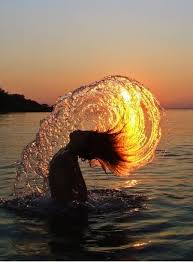
%> input picture FinalPWCPART2_2/Transmitter/forMatlab.jpg, 193 x 262 px
$ octave Head_TX.m   (GNU Octave 9; MATLAB toolbox functions it lacks are replaced by stand-ins)
%> lines starting %> are read from the running program, lines starting %| are printed output that depends on the picture; in (x1, y1, x2, y2) boxes, pixels count from 0 and x2, y2 are one past the last pixel; in counts of white or black regions, pixels touching at a corner belong together; the program's own positions count from 1
### FinalPWCPART2_2/Transmitter/Zeros_Padding.m
%%% PWC PART 2 TASK 1
% To make the length of each massege or file be equal to multiple of Nsc We
% are padding zeros.


%  Data : File or packet: The matrix of packets
%   Nsc: Nbr of subcarriers


function Adding_Zeros = Zeros_Padding(Data_Vector , Packet_size  )
Data_Vector=Data_Vector(:).';
 NbR_Of_Zeros_ToAdd_Colum =Packet_size - rem(length(Data_Vector),Packet_size);
   padd= round(rand(1,NbR_Of_Zeros_ToAdd_Colum));

  Adding_Zeros = [ Data_Vector padd ];

end
% [28 lines of commented-out code are left out]

### FinalPWCPART2_2/Transmitter/Convert_Binary.m

function Conver_To_Binary = Convert_Binary(Convert_To_10, Packet_Size)
Data_Size= Convert_To_10(:)';
[Row,Colums] = size(Convert_To_10);
Nbr_Of_Packets= floor (length(Data_Size)/Packet_Size);
 Change_Bin_NbrPackets = de2bi(Nbr_Of_Packets,12);
 Change_Bin_lengthPacket=de2bi(Packet_Size,12);
 Change_Bin_Row =de2bi(Row,12);
 Change_Bin_Colums = de2bi(Colums,12);
  Change_Bin_Data_Size= de2bi(length(Data_Size),20);
 All_Information = [ Change_Bin_NbrPackets Change_Bin_lengthPacket  Change_Bin_Row  Change_Bin_Colums  Change_Bin_Data_Size ];
 Nbr_Zeros = Packet_Size-length(All_Information) ;
 Conver_To_Binary = [  All_Information round(randi([0,1],1, Nbr_Zeros))];

### FinalPWCPART2_2/Transmitter/TX.m
function Transmitting_Signa = TX( In_puts)

%Parameters description
%    randomvector1 = randi([0,1],1,1024);
%  save randomvector
load('randomvector1.mat')

Sampling_Freq = 44100;
Carrier_freq = 3000;    %carrier frequency
%Nbr_Ofbits=2^10;
Nsc = 128; %number of subcarriers in the OFDM system
Time_of_OFDMs = 58e-3;
Nbr_Of_Samples = round(Time_of_OFDMs*Sampling_Freq); % Number of samples in the OFDM information symbol time
N_Samples = round(Nbr_Of_Samples/Nsc);

%%%%   Generating CRC generation 16 bits
 gen = comm.CRCGenerator([16 15 2 0],'ChecksumsPerFrame',1);
codeword = step(gen, In_puts');

  In_puts= codeword';

In_puts = xor(randomvector1,In_puts );

%Apply convolutionnal code
 trellis = poly2trellis(6,[77 , 45]);
 bits = convenc(In_puts,trellis);
%Mapping between input_01 and symbol
vec_1Andminusone=2*bits-1; % y is a vector of 1 and -1
Re=vec_1Andminusone(1:2:length(bits)-1);
Im=vec_1Andminusone(2:2:length(bits));
Complex_sig=Re+1i*Im; % QAM Symbols
%1. Mapping bits to symbols
%Transmitted_bits = Mapping_QAM_symb(Complex_sig );
%Transmitted_bits2=Transmitted_bits';
% 2. Generating pilots
Adding_Pilots = adding_pilots(Nsc)';
% 3. Adding the pilot at the beginning of the symbols
symbols=[Adding_Pilots Complex_sig];

% 4.Converting Serial-to-parallel by using reshape commond
Serial_to_parallel=reshape(symbols,[Nsc,length(symbols)/Nsc]);

% 5. Taking the IFFT of the 4
Result_Of_ifft=ifft(Serial_to_parallel,Nsc);


% 6.Converting Parallel to Serial by using reshape commond
Paralle_To_Serial=reshape(Result_Of_ifft,[1,Nsc*length(symbols)/Nsc]);
figure(1)
plot(abs(Paralle_To_Serial))
 %Remove_zeros = Removing_Paddad_Zeros(Zero_Paddad_Data)
%7.Finding the CPs which is the last 20 values of each Nsc placed at the
%beginning)
Pilot = Paralle_To_Serial(1:1:128);
Paralle_To_Serial_WithOutPilot= Paralle_To_Serial(129:1:end);
for l=1:length(Paralle_To_Serial_WithOutPilot)/Nsc
    CP(l,:)=Paralle_To_Serial_WithOutPilot(l*Nsc-19:1:l*Nsc);
end
%8.The CPs inserts
Adding_Cp_WithData=Paralle_To_Serial_WithOutPilot;
Adding_Cp_WithData=[CP(1,:) Adding_Cp_WithData];
for m=1:1:length(CP(:,1))-1
    Adding_Cp_WithData=[Adding_Cp_WithData(1:1:m*Nsc+m*20) CP(m+1,:) Adding_Cp_WithData(m*Nsc+m*20+1:1:end)];
end
%9.Adding pilot again
 Add_Pilot_Data_WithCp =[ Pilot Adding_Cp_WithData] ;
%10.Digital to Analog convertion

%Digital_To_Analog=interp1(1:1:length(Add_Pilot_Data_WithCp), Add_Pilot_Data_WithCp, 1:1/22:length(Adding_Cp_WithData));
Digital_To_Analog=interp(Add_Pilot_Data_WithCp,20);
%Digital_To_Analog=Digital_To_Analog(1:end-19);
figure(1)
plot(abs(Digital_To_Analog))
% Modulation
Real_Part_Ofsig = real(Digital_To_Analog);
Imag_Part_Ofsig = imag(Digital_To_Analog);

%t1=0:(1/Sampling_Freq):(length(Real_Part_Ofsig)-1)/Sampling_Freq;
t1=0:(Time_of_OFDMs/round(Time_of_OFDMs*Sampling_Freq)):(length(Real_Part_Ofsig)-1)*Time_of_OFDMs/round(Time_of_OFDMs*Sampling_Freq);
% RQM=Real_Part_Ofsig.*cos(2*pi*t1*Carrier_freq);
% RIM =-1*Imag_Part_Ofsig.*sin(2*pi*t1*Carrier_freq);
%Transmitting_Signa= RQM+RIM;
Carrier = exp(1i*2*pi*Carrier_freq*t1);
Transmitting_Signa=Digital_To_Analog.*Carrier;
 %Transmitting_Signa=[ Transmitting_Signa];
Transmitting_Signa=real( Transmitting_Signa);
 figure(2)
 plot(Transmitting_Signa)
title(' Trasnmitted signal');
 save Transmitting_Signa;
%Transmitting via microphone
 Sending=audioplayer(Transmitting_Signa,Sampling_Freq);

playblocking(Sending);


 end

### FinalPWCPART2_2/Transmitter/Head_TX.m

clear all
close all
clc

Time2 = 0;
 tic;
%     randomvector1 = randi([0,1],1,1024);
%  save randomvector

Recording_Time=1.7;

Sampling_Freq = 44100;
Packet_Size = 2^10;
Packet_Size = Packet_Size-31;

image = imread('forMatlab.jpg');
%> image is the input picture: size 262x193x3 uint8; mean R, G, B 129.6, 104.9, 80.4
Convert_To_10= im2bw(image);
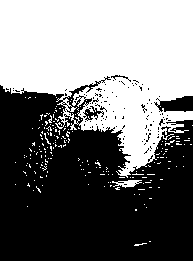
%> Convert_To_10: size 262x193 logical; 46.6% white; 199 white regions (195 under 20 px), largest, box (x1, y1, x2, y2) and area: (0, 0, 193, 178) 22619, (0, 261, 193, 262) 193, (112, 180, 142, 188) 129, (44, 133, 51, 145) 20
Data_Vector= Convert_To_10(:)';
%> Data_Vector = 50566 logical values, 23551 true
  Nbr_Of_Packets= ceil(length(Data_Vector)/Packet_Size);%rounding number of packets to positive infinity as we dont want to lose data%
%> Nbr_Of_Packets = 51

 Matrix_Of_Packets = zeros(Nbr_Of_Packets,Packet_Size);
 Padd_Zeros_With_Data = Zeros_Padding(Convert_To_10, Packet_Size );
%> in Zeros_Padding, `Data_Vector=Data_Vector(:).';`: Data_Vector = 50566 logical values, 23551 true

 Conver_To_Binary = Convert_Binary(Convert_To_10, Packet_Size);
%> Conver_To_Binary = 993 values, max 1 at index 2, min 0 at index 1, mean 0.474
  Matrix_Of_Packets(1,:) =  Conver_To_Binary ;
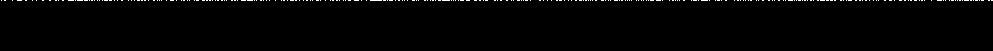
%> Matrix_Of_Packets: size 51x993 double; values 0 (black) and 1 (white), 0.93% white in thin lines or dots, all inside (x1, y1, x2, y2) = (1, 0, 993, 1)

 a=2;
 % Starts inserting data in the second row of matrix
for l=1:993:length(Padd_Zeros_With_Data)-992
     Matrix_Of_Packets(a,:)= Padd_Zeros_With_Data( l*1:l+(Packet_Size-1));

     a=a+1;
end
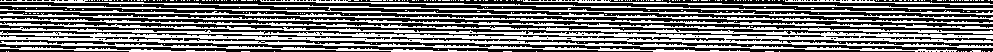
%> Matrix_Of_Packets: size 52x993 double; values 0 (black) and 1 (white), 46.6% white in thin lines or dots

 while Time2 < 1
    Time2 = toc
end
%> the run ends on the next line

 k = 1;
 i=1;
 while i<=Nbr_Of_Packets
  Time = 0;
    tic;
    if i==1
         disp(' The first packet is sending')
         disp(i)
      Packet= Matrix_Of_Packets(i,:);
 Header= de2bi(k,15);
  Len_Of_Packets = [Header Packet]; % The length of
     Data_To_transmit=TX(Len_Of_Packets);
